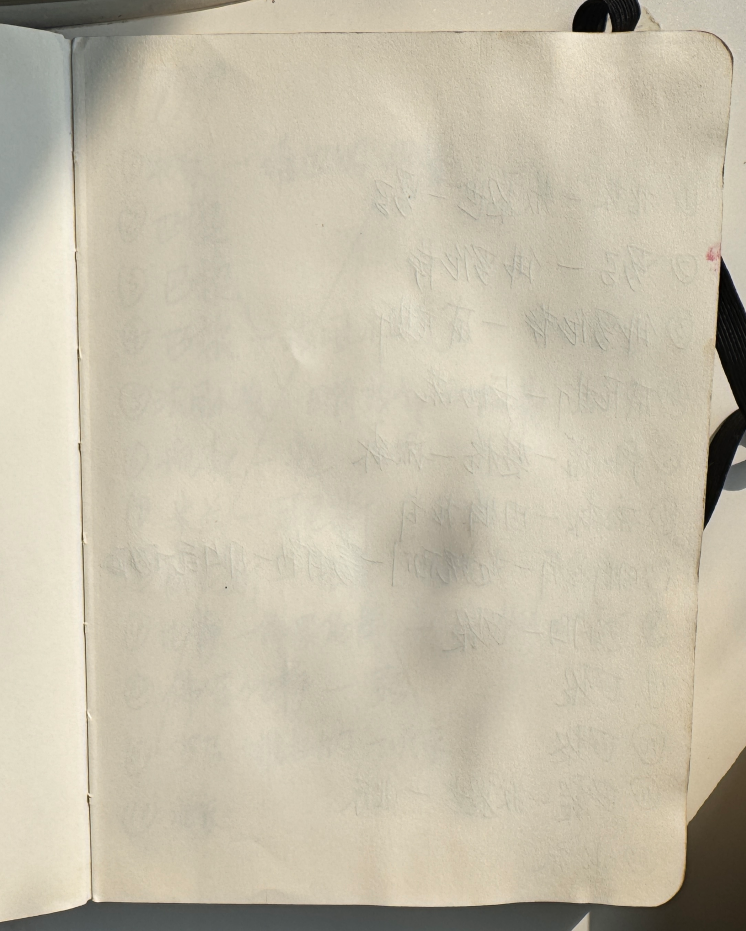
#> input picture assets/papers/real/blank-used-marks.png, 1492 x 1862 px (shown at 1/2 size)
$ python process_papers.py
#> lines starting #> are read from the running program, lines starting #| are printed output that depends on the picture
#!/usr/bin/env python3
"""
真实纸张照片预处理脚本
功能：
1. 调整亮度（让纸张更白）
2. 增强对比度（让线条更清晰）
3. 统一尺寸（A4 比例：210x297mm，600dpi = 4961x7016px）
4. 优化文件大小
"""

import os
from PIL import Image, ImageEnhance
from pathlib import Path

# 配置
INPUT_DIR = Path(__file__).parent.parent / 'assets' / 'papers' / 'real'
OUTPUT_DIR = Path(__file__).parent.parent / 'assets' / 'papers' / 'processed'
TARGET_WIDTH = 2480  # A4 宽度 @ 300dpi (适合网页显示)
TARGET_HEIGHT = 3508  # A4 高度 @ 300dpi
BRIGHTNESS_FACTOR = 1.15  # 亮度增强系数（1.0 = 原始）
CONTRAST_FACTOR = 1.1  # 对比度增强系数（1.0 = 原始）
QUALITY = 90  # JPEG 质量（1-100）

def process_image(input_path, output_path):
    """处理单张图片"""
    print(f"处理: {input_path.name}")

    # 打开图片
    img = Image.open(input_path)
#> img is the input picture: PIL image 1492x1862 RGB; mean R, G, B 197.4, 189.8, 170.2

    # 转换为 RGB（如果是 RGBA）
    if img.mode == 'RGBA':
        img = img.convert('RGB')

    # 1. 调整亮度
    enhancer = ImageEnhance.Brightness(img)
    img = enhancer.enhance(BRIGHTNESS_FACTOR)
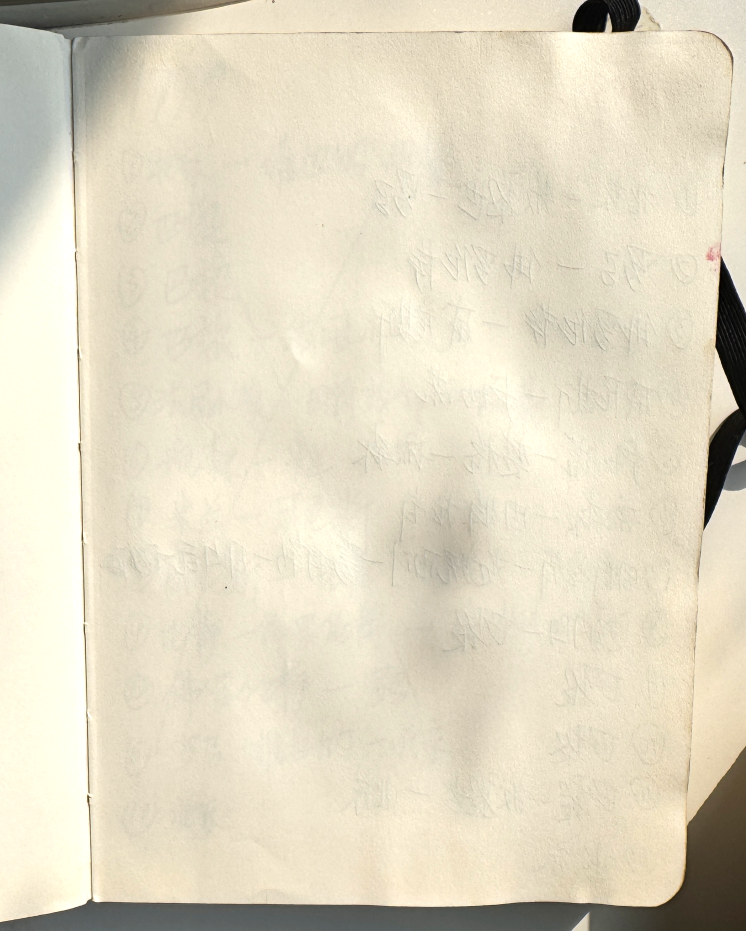
#> img: PIL image 1492x1862 RGB (shown at 1/2 size); mean R, G, B 225.6, 217.4, 195.3

    # 2. 增强对比度
    enhancer = ImageEnhance.Contrast(img)
    img = enhancer.enhance(CONTRAST_FACTOR)

    # 3. 调整尺寸（保持宽高比）
    img.thumbnail((TARGET_WIDTH, TARGET_HEIGHT), Image.Resampling.LANCZOS)

    # 4. 保存为 JPEG（优化文件大小）
    output_path_jpg = output_path.with_suffix('.jpg')
    img.save(output_path_jpg, 'JPEG', quality=QUALITY, optimize=True)

    # 输出文件信息
    input_size = input_path.stat().st_size / 1024 / 1024  # MB
    output_size = output_path_jpg.stat().st_size / 1024 / 1024  # MB
    print(f"  原始: {img.size} ({input_size:.2f} MB)")
#|   原始: (1492, 1862) (2.31 MB)
    print(f"  输出: {img.size} ({output_size:.2f} MB)")
#|   输出: (1492, 1862) (0.45 MB)
    print(f"  压缩率: {(1 - output_size/input_size)*100:.1f}%\n")

def main():
    """批量处理所有图片"""
    print("=" * 60)
    print("📸 真实纸张照片预处理")
    print("=" * 60)
    print(f"输入目录: {INPUT_DIR}")
    print(f"输出目录: {OUTPUT_DIR}")
    print(f"目标尺寸: {TARGET_WIDTH}x{TARGET_HEIGHT}px (A4 @ 300dpi)")
    print(f"亮度增强: {BRIGHTNESS_FACTOR}x")
    print(f"对比度增强: {CONTRAST_FACTOR}x")
    print("=" * 60)
    print()

    # 确保输出目录存在
    OUTPUT_DIR.mkdir(parents=True, exist_ok=True)

    # 处理所有 PNG 图片
    image_files = list(INPUT_DIR.glob('*.png'))

    if not image_files:
        print("❌ 未找到任何 PNG 图片")
        return

    print(f"找到 {len(image_files)} 张图片\n")

    for input_path in sorted(image_files):
        output_path = OUTPUT_DIR / input_path.name
        try:
            process_image(input_path, output_path)
        except Exception as e:
            print(f"❌ 处理失败: {input_path.name}")
            print(f"   错误: {e}\n")

    print("=" * 60)
    print("✅ 处理完成！")
    print(f"输出目录: {OUTPUT_DIR}")
    print("=" * 60)

if __name__ == '__main__':
    main()
